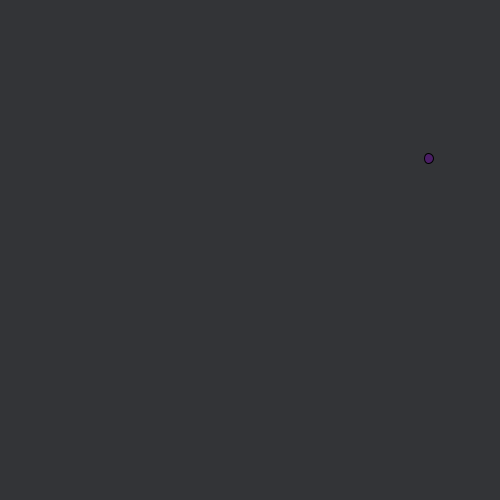
Frame 1 (no input)
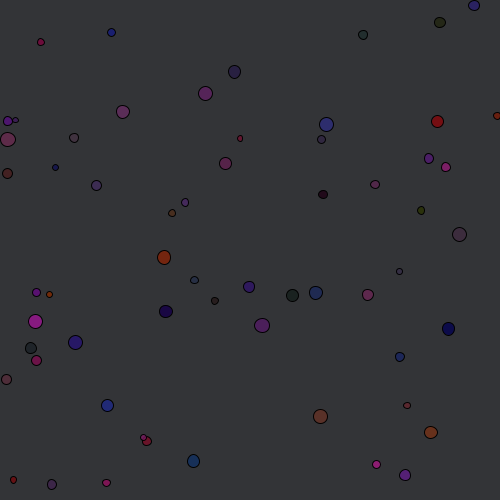
Frame 60 (the mouse pressed at the canvas centre just before this capture)
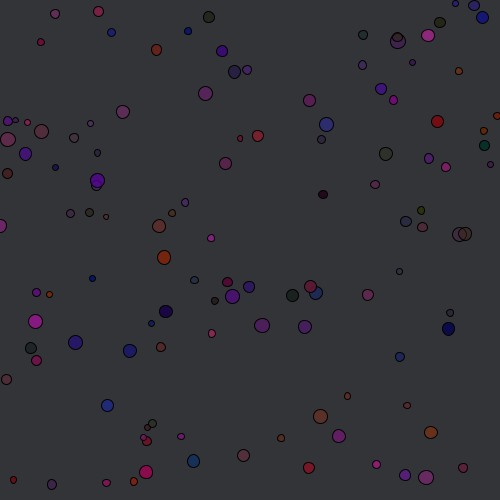
Frame 120 (the mouse held since frame 60 and released just before this capture)

The Processing sketch that drew these frames (run headless with seeded random() and noise(); from frame 60 on, the mouse is pressed at the canvas centre):

// Processing sketch: circles
// ── circles.pde
static final int WIDTH = 500;
static final int HEIGHT = 500;

void setup(){
  size(500, 500);
  background(51, 52, 55);
}

void draw(){
  fill(random(150), random(50), random(150), random(155)+100);
  circle(random(WIDTH), random(HEIGHT), random(10) + 5);
}
